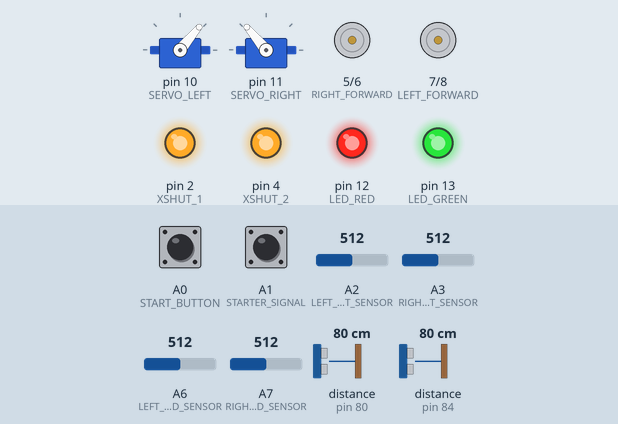
The program below on a simulated Arduino Nano, built with avr-gcc and run on an emulated ATmega328P. Shown: 2 × servo, motor-driver pin pairs drawn as motors (green arrow = first pin HIGH = forward, orange = second pin HIGH = backward, longer = more drive, scaled by the enable pin), output pins drawn as LEDs (lit = HIGH). Dashed ring = blinking. Inputs (shaded band) come from the test bench; at power-on: A1 (STARTER_SIGNAL) LOW, A0 (START_BUTTON) LOW, A2 (LEFT_DIST_SENSOR) = 512, A3 (RIGHT_DIST_SENSOR) = 512, A6 (LEFT_GROUND_SENSOR) = 512, A7 (RIGHT_GROUND_SENSOR) = 512, distance to the obstacle (sensors on pin 80, pin 84) 80 cm. Random numbers use the default seed unless the program sets one.

Above: at 2.05 s.
2.1 s: A1 (STARTER_SIGNAL) pulled HIGH for 0.15 s
At 2.8 s:
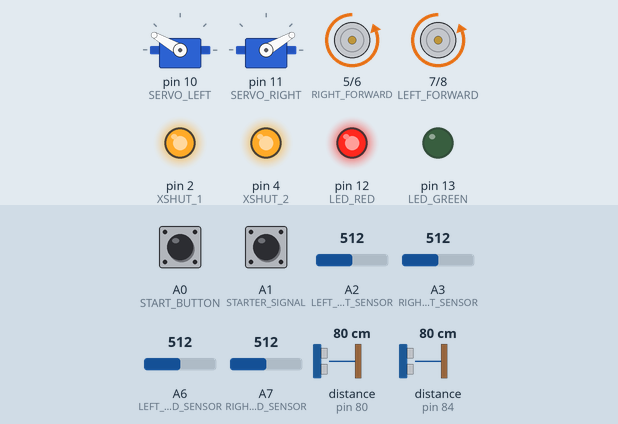
5.1 s: A1 (STARTER_SIGNAL) pulled HIGH for 1 s
At 6.1 s:
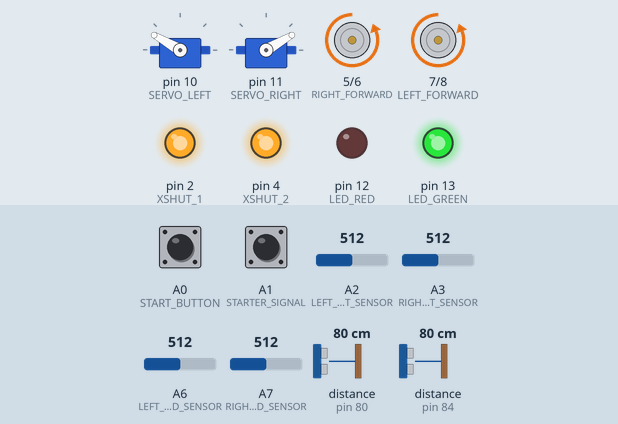
8.1 s: A1 (STARTER_SIGNAL) pulled HIGH for 3.2 s
At 11.71 s:
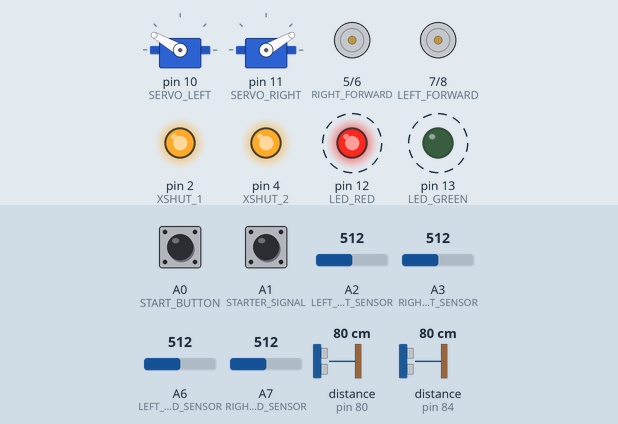
Timing chart, 0 to 18.8 s (numbered marks = the images above; inputs shaded):
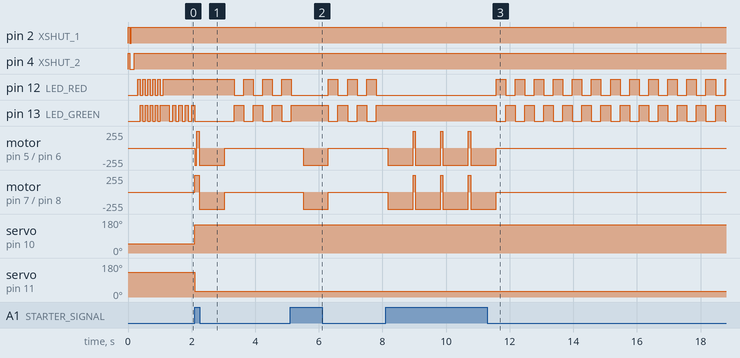

The program:

main.cpp
```cpp
#include <Arduino.h>
#include "setup.h"
#include "Servo.h"
#include "state.h"
#include "fight.h"


int main(void)
{
  /////////Arduino stuff//////////
  init();
#if defined(USBCON)
  USBDevice.attach();
#endif
  ////////////////////////////////
  // SETUP
  //Serial.begin(9600);
  Wire.begin();
  //Serial.println("print test");
  state sensorsState;
  tof tofs;
  Servo servoLeft, servoRight;
  bool ifDetached = false;
  bool leftRotate = false;
  bool ledState = LOW;
  int time0, time1;//Time;
  pinModes();

  tofs.setID();

  for (int i = 0; i < 5; i++)
  {

    digitalWrite(LED_RED, HIGH);
    digitalWrite(LED_GREEN, LOW);
    delay(80);
    digitalWrite(LED_RED, LOW);
    digitalWrite(LED_GREEN, HIGH);
    delay(80);
  }

  servoLeft.attach(SERVO_LEFT);
  servoRight.attach(SERVO_RIGHT);
  servoRight.write(130); // pozycja górna wachlarzy
  servoLeft.write(50);

  while(!(sensorsState.readStarter()))
  {
     digitalWrite(LED_RED, HIGH);
     if(sensorsState.readButton() == 0)
     {

      delay(100);
      if(sensorsState.readButton() == 0)
      {
        leftRotate = !leftRotate;
        ledState = !ledState;
      }
     }
     digitalWrite(LED_GREEN, ledState);
  }

  servoRight.write(30); // pozycja dolna wachlarzy
  servoLeft.write(150);
  time0 = millis();

  analogWrite(LEFT_PWM, PWM_MAX);
  analogWrite(RIGHT_PWM, PWM_MAX);

  if(leftRotate==true)
  {

      time0 = millis();
      motorsLeftRotation();
      while ((sensorsState.GetDSH() == state::nothing) && (millis() - time0 < TIME_OF_START_ROT))
      {
          sensorsState.sensorsRead(tofs);
          motorsLeftRotation();
      }

      motorsOFF();
  }
  else
  {

    time0 = millis();
      motorsRightRotation();
      while ((sensorsState.GetDSH() == state::nothing) && (millis() - time0 < TIME_OF_START_ROT))
      {
          sensorsState.sensorsRead(tofs);
          motorsRightRotation();
      }

      motorsOFF();
  }

  motorsForward(PWM_MAX,PWM_MAX);
  for (;;)
  {

    //Time = millis();
    while (sensorsState.readStarter())
    {

    if (ifDetached == false)
    {
      time1 = millis();
      if (time1 - time0 > 1000)
      {
        servoRight.detach();
        servoLeft.detach();
        ifDetached = true;
      }
    }

    //while(Time + 2000 > micros());
    //Time = micros();

    sensorsState.sensorsRead(tofs);
    makeAMove(sensorsState, tofs);
    //sensorsState.distSensorsTest();
    sensorsState.resetStates();


    //delay(100);

    }


    motorsOFF();
      digitalWrite(LED_RED,HIGH);
      digitalWrite(LED_GREEN,LOW);
      delay(300);
      digitalWrite(LED_RED,LOW);
      digitalWrite(LED_GREEN,HIGH);
      delay(300);


    ////////////Arduino stuff/////////////
    if (serialEventRun)
      serialEventRun();
    //////////////////////////////////////
  }
  return 0;
}
```

drive.h
```cpp
#pragma once
#include "setup.h"


void motorsForward(uint8_t left_pwm, uint8_t right_pwm);
void motorsOFF();
void motorsHardBrake();
void motorsLeftRotation();
void motorsRightRotation();
void motorsBackOFF();
void motorsBack();
```

fight.h
```cpp
#pragma once


#include "setup.h"
#include "state.h"
#include "drive.h"
#include "Servo.h"

#define PWM_MAX 255
#define PWM_DRIVE 255
#define TIME_OF_WHITE_ROT 1000
#define TIME_OF_ATTACK_ROT 1000
#define TIME_OF_SEARCH_ROT 1000

#define TIME_OF_BACK 400


void makeAMove(state states, tof tofs);
bool blackOnGround(state states, tof tofs);
```

setup.h
```cpp
#pragma once

#include <Arduino.h>

#define XSHUT_2 4

#define XSHUT_1 2

#define SERVO_RIGHT 11
#define SERVO_LEFT 10

#define LED_GREEN 13
#define LED_RED 12

#define STARTER_SIGNAL A1
#define START_BUTTON A0

#define RIGHT_DIST_SENSOR A3
#define LEFT_DIST_SENSOR A2

#define LEFT_GROUND_SENSOR A6
#define RIGHT_GROUND_SENSOR A7

#define TIME_OF_START_ROT 2000 // 2000

#define RIGHT_BACK 6
#define RIGHT_FORWARD 5
#define RIGHT_PWM 3

#define LEFT_PWM 9
#define LEFT_BACK 8
#define LEFT_FORWARD 7

void pinModes();
```

state.h
```cpp
#pragma once
#include <Arduino.h>
#include "tof.h"

#define GROUND_BORDER 700

#define TOF_BORDER 350

#define SHARP_BORDER 300
#define RIGHT_SHARP_BORDER 250
#define LEFT_SHARP_BORDER 250
#define SHARP_DIFERENCE 26

#define SHARP_ZERO_DISTANCE 0

    #define L_TOF distTab[0]
    #define R_TOF  distTab[1]
    #define L_SHARP distTab[2]
    #define R_SHARP distTab[3]


class state
{

    int distTab[4];     // indeks: 0 = PRAWY_bok, 1 - lewy bok,  2 - lewy przod, 3  - prawy przod


    bool groundTab[2]; // indeks: 0 - PRAWY, 1 -LEWY //bool: 1 = biala linia, 0 = brak bialej linii
    bool buttonState;
    bool starterState;

public:
    enum STANY
    {
        // nothing=0,
        // left_sharp = 1,
        // left_tof = 2,
        // middle_tof = 3,
        // right_tof = 4,
        // right_sharp = 5,
        // left_middle_tof = 6,
        // middle_right_tof = 7,
        // left_middle_right_tof = 8

        nothing = 0,
        left_sharp = 1,
        left_tof = 2,
        right_tof = 3,
        right_sharp = 4,
        left_right_tof = 5

    };

private:
    STANY distStateHolder; // schowek na flage z tofow, patrz plik: "dist_State_Cases.png"

public:
    state();
    //~state();

    void sensorsRead(tof tof_sensors);
    void readGround();
    bool readButton();
    bool readStarter();
    void distSensorsTest();

    void distState(); // Ustawienie "flagi" z tofow, patrz plik: "dist_State_Cases.png"

    int GetD(int index) { return distTab[index]; };


    bool GetG(int index) { return groundTab[index]; };
    bool GetBS() { return buttonState; };
    bool GetST() { return starterState; };
    STANY GetDSH() { return distStateHolder; };
    void resetStates();
};
```

tof.h
```cpp
#pragma once
#include <Arduino.h>
#include "Wire.h"
#include "VL53L0X.h"
#include "setup.h"

// DEFINE ADRESSES
#define TOF_1_ADDRESS 0x50
#define TOF_2_ADDRESS 0x54


#define HIGH_SPEED
//#define HIGH_ACCURACY

#define TIMING_BUDGET 50

#define TIMEOUT_VALUE 70

#define ZERO_DISTANCE 900


class tof
{
VL53L0X tofTab[2];


public:

void setID();
void readDistSensors(int *tab);
/*void tofTest(uint16_t *tab);
uint16_t readOne();
void setOne();*/
};
```

drive.cpp
```cpp
#include "drive.h"

void motorsForward(uint8_t left_pwm, uint8_t right_pwm)
{
    analogWrite(LEFT_PWM, left_pwm);
    analogWrite(RIGHT_PWM, right_pwm);
    digitalWrite(LEFT_FORWARD, HIGH);
    digitalWrite(RIGHT_FORWARD, HIGH);
}

void motorsOFF()
{
    digitalWrite(LEFT_FORWARD, LOW);
    digitalWrite(RIGHT_FORWARD, LOW);
    digitalWrite(LEFT_BACK, LOW);
    digitalWrite(RIGHT_BACK, LOW);
}

void motorsHardBrake()
{
    digitalWrite(LEFT_FORWARD, HIGH);
    digitalWrite(RIGHT_FORWARD, HIGH);
    digitalWrite(LEFT_BACK, HIGH);
    digitalWrite(RIGHT_BACK, HIGH);
}

void motorsLeftRotation()
{
    motorsOFF();
    digitalWrite(LEFT_BACK, HIGH);
    digitalWrite(RIGHT_FORWARD, HIGH);

}

void motorsRightRotation()
{
    motorsOFF();
    digitalWrite(LEFT_FORWARD, HIGH);
    digitalWrite(RIGHT_BACK, HIGH);
}


void motorsBackOFF()
{
    digitalWrite(LEFT_BACK, LOW);
    digitalWrite(RIGHT_BACK, LOW);
}

void motorsBack()
{
    motorsOFF();
    digitalWrite(LEFT_BACK, HIGH);
    digitalWrite(RIGHT_BACK, HIGH);
}
```

fight.cpp
```cpp
#include "fight.h"

void makeAMove(state states, tof tofs)
{
    uint16_t L_pwm, R_pwm;
    int L_T_dist, R_T_dist; //L_T_LastDist, R_T_LastDist;
    /*int L_S_dist, R_S_dist;// L_S_LastDist, R_S_LastDist; //<-- S oznacza bok*/
    int time0;
    int randomNumber;

    L_T_dist = states.GetD(0);
    R_T_dist = states.GetD(1);
    /*L_S_dist = states.GetD(2);
    R_S_dist = states.GetD(3);*/


    if (blackOnGround(states, tofs))
    {

        switch (states.GetDSH())
        {
        case state::nothing: // else - czyli brak wykrycia mozna dac tu cos typu szukanie przeciwnika or idk

        digitalWrite(LED_GREEN, LOW);
            digitalWrite(LED_RED, LOW);
           time0 = millis();
            randomNumber = random(3); // losowanie reakcji
            //Serial.println(randomNumber);
            while (randomNumber == 0 && (states.GetDSH() == state::nothing) && (millis() - time0 < TIME_OF_SEARCH_ROT) && blackOnGround(states, tofs) == true)
            {
                states.sensorsRead(tofs);

                L_pwm = 0;
                R_pwm = PWM_MAX;
                motorsForward(L_pwm, R_pwm);

            } // reakcja skret w lewo
            while (randomNumber == 1 && (states.GetDSH() == state::nothing) && (millis() - time0 < TIME_OF_SEARCH_ROT) && blackOnGround(states, tofs) == true)
            {
                states.sensorsRead(tofs);

                L_pwm = PWM_MAX;
                R_pwm = 0;
                motorsForward(L_pwm, R_pwm);

            } // reakcja skret w prawo
            if (randomNumber >= 2  && blackOnGround(states, tofs) == true)
            {
                states.sensorsRead(tofs);
                L_pwm = PWM_DRIVE;
                R_pwm = PWM_DRIVE;
                motorsForward(L_pwm, R_pwm);

            } // reakcja prosto

            /*L_pwm = PWM_MAX;
            R_pwm = PWM_MAX;*/
            //motorsForward(PWM_MAX, PWM_MAX);
            //digitalWrite(LED_GREEN, LOW);
            //digitalWrite(LED_RED, LOW);
            //L_pwm = PWM_DRIVE;
             //   R_pwm = PWM_DRIVE;
              // motorsForward(L_pwm, R_pwm);
            break;

        case state::left_right_tof: // R_F & L_F // najwazniejszy case jazda do przodu, jakiegos PID tu czy cos //PIZDA do przodu a nie pid!
            digitalWrite(LED_GREEN, HIGH);
            digitalWrite(LED_RED, HIGH);

                L_pwm = PWM_MAX;
                R_pwm = PWM_MAX;
                motorsForward(L_pwm, R_pwm);
                //Serial.println("left right tof");

            break;

        case state::left_sharp: // L_S
            //time1 = millis();
            digitalWrite(LED_GREEN, LOW);
            digitalWrite(LED_RED, HIGH);


                R_pwm = PWM_MAX;
                L_pwm = 0;//constrain(map(L_S_dist,700,SHARP_BORDER,0,127),0,127);
                motorsForward(L_pwm, R_pwm);
                states.sensorsRead(tofs);
                //Serial.println("left sharp");

            break;

        case state::left_tof: // L_T
            digitalWrite(LED_GREEN, LOW);
            digitalWrite(LED_RED, HIGH);
            L_pwm = map(L_T_dist, 0, TOF_BORDER, 0,255);
            R_pwm = PWM_MAX;
            motorsForward(L_pwm, R_pwm);
            //Serial.println("left  tof");
            break;

        case state::right_tof: // R_T

            digitalWrite(LED_GREEN, HIGH);
            digitalWrite(LED_RED,LOW);

            R_pwm = map(R_T_dist, 0, TOF_BORDER, 0,255);
            L_pwm = PWM_MAX;

            motorsForward(L_pwm, R_pwm);
            //Serial.println(" right tof");
            break;

        case state::right_sharp: // R_S
            //time1 = millis();
            digitalWrite(LED_GREEN, HIGH);
            digitalWrite(LED_RED, LOW);

                L_pwm = PWM_MAX;
                R_pwm = 0; //constrain(map(R_S_dist,700,SHARP_BORDER,0,127),0,127);
                motorsForward(L_pwm, R_pwm);
                states.sensorsRead(tofs);

            //Serial.println("right sharp");
            break;

      default:
        digitalWrite(LED_GREEN, LOW);
            digitalWrite(LED_RED, LOW);
            L_pwm = PWM_DRIVE;
                R_pwm = PWM_DRIVE;
                motorsForward(L_pwm, R_pwm);
                //Serial.println("default");
            break;
        }

    //Serial.print(L_pwm);
    //Serial.print(" chuj ");
    //Serial.println(R_pwm);
    }


}

bool blackOnGround(state states, tof tofs)
{
    bool L_G, R_G;
    uint16_t time0;
    L_G = states.GetG(0);
    R_G = states.GetG(1);

    if (L_G == 0 && R_G == 0)
    {
//digitalWrite(LED_RED, LOW);
        return true; // <-- nie ma bialej linii, można jechać! :)


    }
    else
    {
       // digitalWrite(LED_RED, HIGH);
        if (L_G == 1 && R_G == 1) // <-- biala linia na obydwu
        {

            time0 = millis();
            motorsHardBrake();
            motorsBack();
            delay(TIME_OF_BACK*2);
            while ((states.GetDSH() == state::nothing) && (millis() - time0 < TIME_OF_WHITE_ROT))
            {

                states.sensorsRead(tofs);
                motorsLeftRotation();

            }


        }

        else if (L_G == 0 && R_G == 1) // <-- biala linia po prawej
        {

            time0 = millis();
            motorsHardBrake();
            motorsBack();
            delay(TIME_OF_BACK);
            while ((states.GetDSH() == state::nothing) && (millis() - time0 < TIME_OF_WHITE_ROT))
            {
                states.sensorsRead(tofs);
                motorsLeftRotation();

            }
        }

        else if (L_G == 1 && R_G == 0) // <-- biala linia po lewej
        {

            time0 = millis();
            motorsHardBrake();
            motorsBack();
            delay(TIME_OF_BACK);
            while ((states.GetDSH() == state::nothing) && (millis() - time0 < TIME_OF_WHITE_ROT))
            {
                states.sensorsRead(tofs);
                motorsRightRotation();

            }
        }
        motorsBackOFF();
        motorsForward(PWM_MAX, PWM_MAX);
        return false;
    }
}
```

setup.cpp
```cpp
#include "setup.h"

void pinModes()
{

    pinMode(START_BUTTON,INPUT);
    pinMode(STARTER_SIGNAL,INPUT);

    pinMode(RIGHT_DIST_SENSOR,INPUT);
    pinMode(RIGHT_GROUND_SENSOR,INPUT);
    pinMode(LEFT_DIST_SENSOR,INPUT);
    pinMode(LEFT_GROUND_SENSOR,INPUT);

    pinMode(XSHUT_1, OUTPUT);
    pinMode(XSHUT_2, OUTPUT);

    pinMode(LEFT_PWM, OUTPUT);
    pinMode(LEFT_BACK, OUTPUT);
    pinMode(LEFT_FORWARD, OUTPUT);

    pinMode(RIGHT_PWM, OUTPUT);
    pinMode(RIGHT_BACK, OUTPUT);
    pinMode(RIGHT_FORWARD, OUTPUT);

    pinMode(SERVO_LEFT, OUTPUT);
    pinMode(SERVO_RIGHT, OUTPUT);

    pinMode(LED_GREEN, OUTPUT);
    pinMode(LED_RED, OUTPUT);

}
```

state.cpp
```cpp
#include "state.h"


state::state()
{

    this->groundTab[0] = 0;
    this->groundTab[1] = 0;

    this->buttonState = 0;


    for(int i = 0; i < 2; i++)
    {
        this->distTab[i] = ZERO_DISTANCE;

    }
    this->distTab[2] = SHARP_ZERO_DISTANCE;

    this->distTab[3] = SHARP_ZERO_DISTANCE;


    this->starterState = 0;
    this->distStateHolder = nothing;
}


void state::sensorsRead(tof tof_sensors)
{

    readGround();
    tof_sensors.readDistSensors(this->distTab);
    this->starterState = digitalRead(STARTER_SIGNAL);
    this->distState();
}


void state::readGround()
{
    if(analogRead(LEFT_GROUND_SENSOR) < GROUND_BORDER)
    {
        this->groundTab[0] = 1;
    }
    else
    {
        this->groundTab[0] = 0;
    }

    if(analogRead(RIGHT_GROUND_SENSOR) < GROUND_BORDER)
    {
        this->groundTab[1] = 1;
    }
    else
    {
        this->groundTab[1] = 0;
    }
}


bool state::readButton()
{
    return this->buttonState = digitalRead(START_BUTTON);
}

bool state::readStarter()
{
    return this->starterState = digitalRead(STARTER_SIGNAL);
}


void state::distState() //Ustawienie "flagi"
{
    if(L_TOF > 50 && L_TOF < TOF_BORDER && R_TOF < TOF_BORDER){distStateHolder = left_right_tof;} //5
    else if(R_TOF < TOF_BORDER){distStateHolder = right_tof;} //3
    else if(L_TOF > 50 &&  L_TOF < TOF_BORDER){distStateHolder = left_tof;} //2
    else if(R_SHARP > SHARP_BORDER){distStateHolder = right_sharp;} //4
    else if(L_SHARP > SHARP_BORDER){distStateHolder = left_sharp;} //1
    else{distStateHolder = nothing;}//0
}

void state::distSensorsTest()
{
  Serial.print("STATUS-> ");
  Serial.println(distStateHolder);

    Serial.print(L_SHARP);
    Serial.print("<-- L_SHARP\t\t");

    Serial.print(L_TOF);
    Serial.print("<-- L_TOF\t\t");

    Serial.print(R_TOF);
    Serial.print("<-- R_TOF\t\t");

    Serial.print(R_SHARP);
    Serial.print("<-- R_SHARP\t\t");

    Serial.print(groundTab[0]);
    Serial.print("<-- G_0\t\t");

    Serial.print(groundTab[1]);
    Serial.print("<-- G_1\t\t");

    Serial.println();
  //delay(500);
}

void state::resetStates()
{
    this->groundTab[0] = 1023;
    this->groundTab[1] = 1023;


    for(int i = 0; i < 2; i++)
    {
        this->distTab[i] = ZERO_DISTANCE;

    }
    this->distTab[2] = SHARP_ZERO_DISTANCE;

    this->distTab[3] = SHARP_ZERO_DISTANCE;


    this->starterState = 0;
    this->distStateHolder = nothing;
}
```

Source omitted: tof.cpp (2398 bytes)

Measured:
- after the input at 2.1 s, pin 12 (LED_RED): alternates HIGH for 0.30 s and LOW for 0.30 s, starting after 1.2 s; motor on pin 5 (RIGHT_FORWARD) / pin 6 (RIGHT_BACK): stopped → backward 255/255 at once, → forward 255/255 0.07 s later, → backward 255/255 0.07 s later, → stopped 0.80 s later
- after the input at 5.1 s, motor on pin 5 (RIGHT_FORWARD) / pin 6 (RIGHT_BACK), motor on pin 7 (LEFT_FORWARD) / pin 8 (LEFT_BACK): stopped → backward 255/255 after 0.40 s, → stopped 0.80 s later
- after the input at 8.1 s, motor on pin 5 (RIGHT_FORWARD) / pin 6 (RIGHT_BACK), motor on pin 7 (LEFT_FORWARD) / pin 8 (LEFT_BACK): stopped → backward 255/255 after 0.07 s, then repeats every 0.87 s: forward 255/255 0.07 s, backward 255/255 0.80 s, until it stays stopped from 11.6 s
- by itself, pin 12 (LED_RED): alternates HIGH for 0.08 s and LOW for 0.08 s, 11 changes in all, then stays HIGH
